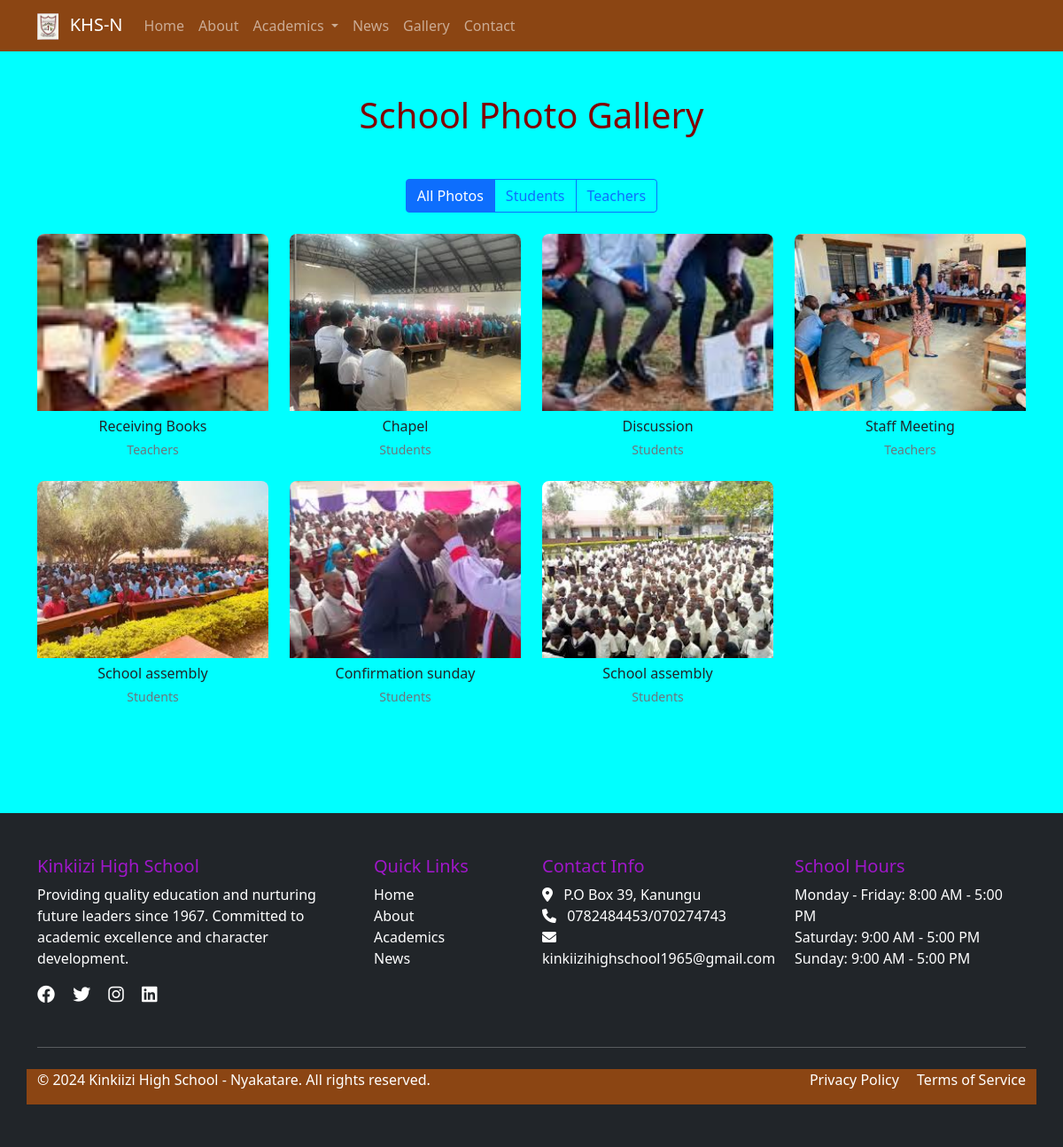
The page /gallery/ on the database as committed earlier.
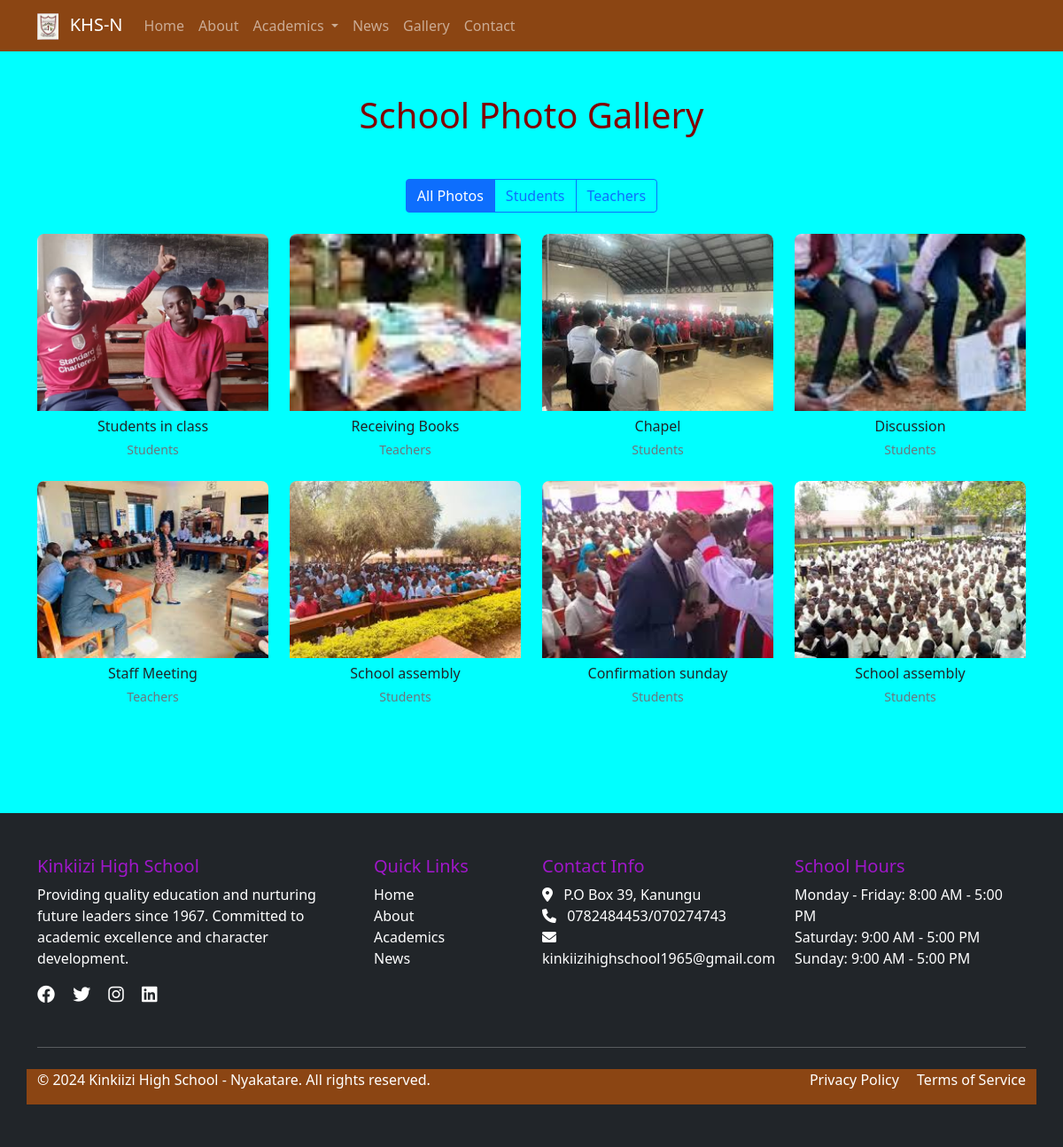
The same page on the database as committed later.
### apps/gallery/models.py (models this page shows, shortened)
class GalleryCategory(models.Model):
    name = models.CharField(max_length=100)
    description = models.TextField(blank=True)
    class Meta:
        verbose_name_plural = "Gallery Categories"

class GalleryImage(models.Model):
    category = models.ForeignKey(GalleryCategory, on_delete=models.CASCADE, related_name='images')
    title = models.CharField(max_length=200)
    image = models.ImageField(upload_to='gallery/')
    description = models.TextField(blank=True)
    uploaded_at = models.DateTimeField(auto_now_add=True)
    class Meta:
        ordering = ['-uploaded_at']

### apps/contact/models.py (models this page shows, shortened)
class SiteSettings(models.Model):
    school_description = models.TextField(
        help_text="Description displayed in the footer"
    )
    facebook_url = models.URLField(blank=True, null=True, help_text="Facebook page URL")
    twitter_url = models.URLField(blank=True, null=True, help_text="Twitter profile URL")
    instagram_url = models.URLField(blank=True, null=True, help_text="Instagram profile URL")
    linkedin_url = models.URLField(blank=True, null=True, help_text="LinkedIn page URL")
    school_hours_weekdays = models.CharField(
        max_length=100,
        default="Monday - Friday: 8:00 AM - 3:00 PM",
        help_text="Weekday hours (e.g., Monday - Friday: 8:00 AM - 3:00 PM)"
    )
    school_hours_saturday = models.CharField(
        max_length=100,
        default="Saturday: 9:00 AM - 12:00 PM",
        help_text="Saturday hours"
    )
    school_hours_sunday = models.CharField(
        max_length=100,
        default="Sunday: Closed",
        help_text="Sunday hours"
    )
    copyright_text = models.CharField(
        max_length=200,
        default="© 2024 Our School. All rights reserved.",
        help_text="Copyright text displayed in footer"
    )
    privacy_policy_url = models.URLField(blank=True, null=True, help_text="Privacy Policy page URL")
    terms_of_service_url = models.URLField(blank=True, null=True, help_text="Terms of Service page URL")
    updated_at = models.DateTimeField(auto_now=True)
    class Meta:
        verbose_name_plural = "Site Settings"

class ContactInfo(models.Model):
    school_name = models.CharField(max_length=200)
    address = models.TextField()
    phone = models.CharField(max_length=20)
    email = models.EmailField()
    map_embed_code = models.TextField(help_text="Embed code for Google Maps")
    updated_at = models.DateTimeField(auto_now=True)
    class Meta:
        verbose_name_plural = "Contact Information"

### apps/gallery/views.py (the view)
# urls.py: path('', GalleryView.as_view(), name='gallery'),
class GalleryView(ListView):
    model = GalleryImage
    template_name = 'gallery/index.html'
    context_object_name = 'images'
    paginate_by = 12
    def get_queryset(self):
        category_id = self.request.GET.get('category')
        if category_id:
            return GalleryImage.objects.filter(category_id=category_id)
        return GalleryImage.objects.all()
    def get_context_data(self, **kwargs):
        context = super().get_context_data(**kwargs)
        context['categories'] = GalleryCategory.objects.all()
        context['selected_category'] = self.request.GET.get('category')
        return context

### apps/contact/context_processors.py (called while the page is built)
def site_context(request):
    return {
        'contact_info': ContactInfo.objects.first(),
        'site_settings': SiteSettings.objects.first(),
    }

### templates/gallery/index.html (shortened to what this page needs)
{% extends "base.html" %}
{% block content %}
<div class="container py-5">
    <h1 class="text-center mb-5">School Photo Gallery</h1>
    <div class="row mb-4">
        <div class="col-12">
            <div class="text-center">
                <div class="btn-group" role="group">
                    <a href="{% url 'gallery' %}" class="btn btn-outline-primary {% if not selected_category %}active{% endif %}">
                        All Photos
                    </a>
                    {% for category in categories %}
                    <a href="{% url 'gallery' %}?category={{ category.id }}"
                       class="btn btn-outline-primary {% if selected_category == category.id|stringformat:'s' %}active{% endif %}">
                        {{ category.name }}
                    </a>
                    {% endfor %}
                </div>
            </div>
        </div>
    </div>
    <div class="row">
        {% for image in images %}
        <div class="col-lg-3 col-md-4 col-sm-6 mb-4">
            <div class="gallery-item">
                <a href="#" data-bs-toggle="modal" data-bs-target="#imageModal{{ image.id }}">
                    <img src="{{ image.image.url }}" alt="{{ image.title }}"
                         class="img-fluid w-100" style="height: 200px; object-fit: cover;">
                </a>
                <div class="text-center mt-2">
                    <h6 class="mb-1">{{ image.title }}</h6>
                    <small class="text-muted">{{ image.category.name }}</small>
                </div>
            </div>
        </div>
        {% endfor %}
    </div>
</div>
{% endblock %}

### templates/base.html (shortened to what this page needs)
<!DOCTYPE html>
<html lang="en">
<head>
    <link href="https://cdn.jsdelivr.net/npm/bootstrap@5.1.3/dist/css/bootstrap.min.css" rel="stylesheet">
    <link rel="stylesheet" href="https://cdnjs.cloudflare.com/ajax/libs/font-awesome/6.0.0/css/all.min.css">
</head>
<body>
    {% include "partials/_navbar.html" %}
    <main>
        {% block content %}
        {% endblock %}
    </main>
    {% include "partials/_footer.html" %}
</body>
</html>

### templates/partials/_navbar.html (shortened to what this page needs)
{% load static %}
<nav class="navbar navbar-expand-lg navbar-dark sticky-top" style="background-color: #8B4513;">
    <div class="container">
        <a class="navbar-brand" >
            <img src="{% static 'badge.jpeg' %}" alt="School Logo" style="height: 30px; width: auto;" class="me-2">
            KHS-N
        </a>
        <div class="collapse navbar-collapse" id="navbarNav">
            <ul class="navbar-nav me-auto">
                <li class="nav-item">
                    <a class="nav-link" href="{% url 'home' %}">Home</a>
                </li>
                <li class="nav-item">
                    <a class="nav-link" href="{% url 'about' %}">About</a>
                </li>
                <li class="nav-item dropdown">
                    <a class="nav-link dropdown-toggle" href="#" role="button" data-bs-toggle="dropdown">
                        Academics
                    </a>
                </li>
                <li class="nav-item">
                    <a class="nav-link" href="{% url 'news_list' %}">News</a>
                </li>
                <li class="nav-item">
                    <a class="nav-link" href="{% url 'gallery' %}">Gallery</a>
                </li>
                <li class="nav-item">
                    <a class="nav-link" href="{% url 'contact' %}">Contact</a>
                </li>
            </ul>
        </div>
    </div>
</nav>

### templates/partials/_footer.html (shortened to what this page needs)
<footer class="bg-dark text-white py-5 mt-5">
    <div class="container">
        <div class="row">
            <div class="col-lg-4 mb-4">
                <h5>Kinkiizi High School</h5>
                {% if site_settings and site_settings.school_description %}
                    <p>{{ site_settings.school_description }}</p>
                {% else %}
                    <p>Providing quality education and nurturing future leaders since 1990. Committed to academic excellence and character development.</p>
                {% endif %}
                <div class="social-links">
                    {% if site_settings %}
                        {% if site_settings.facebook_url %}
                            <a href="{{ site_settings.facebook_url }}" class="text-white me-3" target="_blank" rel="noopener noreferrer"><i class="fab fa-facebook fa-lg"></i></a>
                        {% endif %}
                        {% if site_settings.twitter_url %}
                            <a href="{{ site_settings.twitter_url }}" class="text-white me-3" target="_blank" rel="noopener noreferrer"><i class="fab fa-twitter fa-lg"></i></a>
                        {% endif %}
                        {% if site_settings.instagram_url %}
                            <a href="{{ site_settings.instagram_url }}" class="text-white me-3" target="_blank" rel="noopener noreferrer"><i class="fab fa-instagram fa-lg"></i></a>
                        {% endif %}
                        {% if site_settings.linkedin_url %}
                            <a href="{{ site_settings.linkedin_url }}" class="text-white" target="_blank" rel="noopener noreferrer"><i class="fab fa-linkedin fa-lg"></i></a>
                        {% endif %}
                    {% endif %}
                </div>
            </div>
            <div class="col-lg-2 mb-4">
                <h5>Quick Links</h5>
                <ul class="list-unstyled">
                    <li><a href="{% url 'home' %}" class="text-white text-decoration-none">Home</a></li>
                    <li><a href="{% url 'about' %}" class="text-white text-decoration-none">About</a></li>
                    <li><a href="{% url 'academics' %}" class="text-white text-decoration-none">Academics</a></li>
                    <li><a href="{% url 'news_list' %}" class="text-white text-decoration-none">News</a></li>
                </ul>
            </div>
            <div class="col-lg-3 mb-4">
                <h5>Contact Info</h5>
                <ul class="list-unstyled">
                    {% if contact_info %}
                        <li><i class="fas fa-map-marker-alt me-2"></i> {{ contact_info.address|linebreaksbr }}</li>
                        <li><i class="fas fa-phone me-2"></i> {{ contact_info.phone }}</li>
                        <li><i class="fas fa-envelope me-2"></i> {{ contact_info.email }}</li>
                    {% else %}
                        <li><i class="fas fa-map-marker-alt me-2"></i> 123 School Street, City</li>
                        <li><i class="fas fa-phone me-2"></i> (123) 456-7890</li>
                        <li><i class="fas fa-envelope me-2"></i> info@ourschool.edu</li>
                    {% endif %}
                </ul>
            </div>
            <div class="col-lg-3 mb-4">
                <h5>School Hours</h5>
                <ul class="list-unstyled">
                    {% if site_settings %}
                        <li>{{ site_settings.school_hours_weekdays }}</li>
                        <li>{{ site_settings.school_hours_saturday }}</li>
                        <li>{{ site_settings.school_hours_sunday }}</li>
                    {% else %}
                        <li>Monday - Friday: 8:00 AM - 3:00 PM</li>
                        <li>Saturday: 9:00 AM - 12:00 PM</li>
                        <li>Sunday: Closed</li>
                    {% endif %}
                </ul>
            </div>
        </div>
        <hr class="my-4">
        <div class="row">
            <div class="col-md-6" style="background-color: #8B4513;">
                <p>{% if site_settings %}{{ site_settings.copyright_text }}{% else %}&copy; 2024 Our School. All rights reserved.{% endif %}</p>
            </div>
            <div class="col-md-6 text-md-end" style="background-color: #8B4513;" >
                {% if site_settings %}
                    {% if site_settings.privacy_policy_url %}
                        <a href="{{ site_settings.privacy_policy_url }}" class="text-white text-decoration-none me-3">Privacy Policy</a>
                    {% endif %}
                    {% if site_settings.terms_of_service_url %}
                        <a href="{{ site_settings.terms_of_service_url }}" class="text-white text-decoration-none">Terms of Service</a>
                    {% endif %}
                {% else %}
                    <a href="#" class="text-white text-decoration-none me-3">Privacy Policy</a>
                    <a href="#" class="text-white text-decoration-none">Terms of Service</a>
                {% endif %}
            </div>
        </div>
    </div>
</footer>

### templates/gallery/index.html (style rules this page uses)
body { background-color: cyan; }
.gallery-item { position: relative; overflow: hidden; border-radius: 8px; transition: transform 0.3s ease; }
.gallery-item img { transition: transform 0.3s ease; }
h1 { color: maroon; }

### templates/partials/_footer.html (style rules this page uses)
h5 { color: rgb(160, 23, 202); }

Rows that differ between the two databases and show on the page:
added GalleryImage: image (picture), title "Students in class", category.name "Students"
